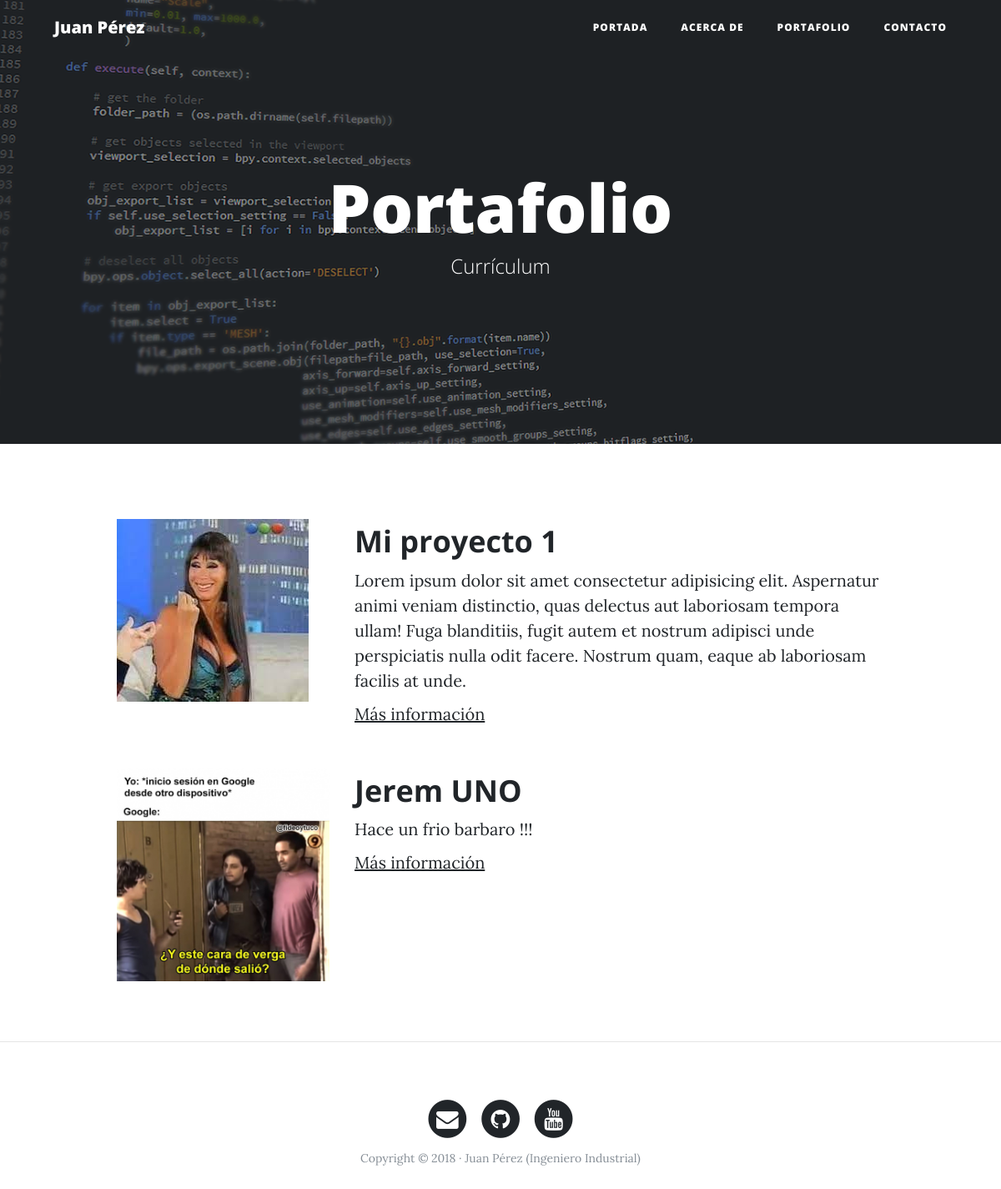
/portfolio/, run on an earlier commit of the app's database.
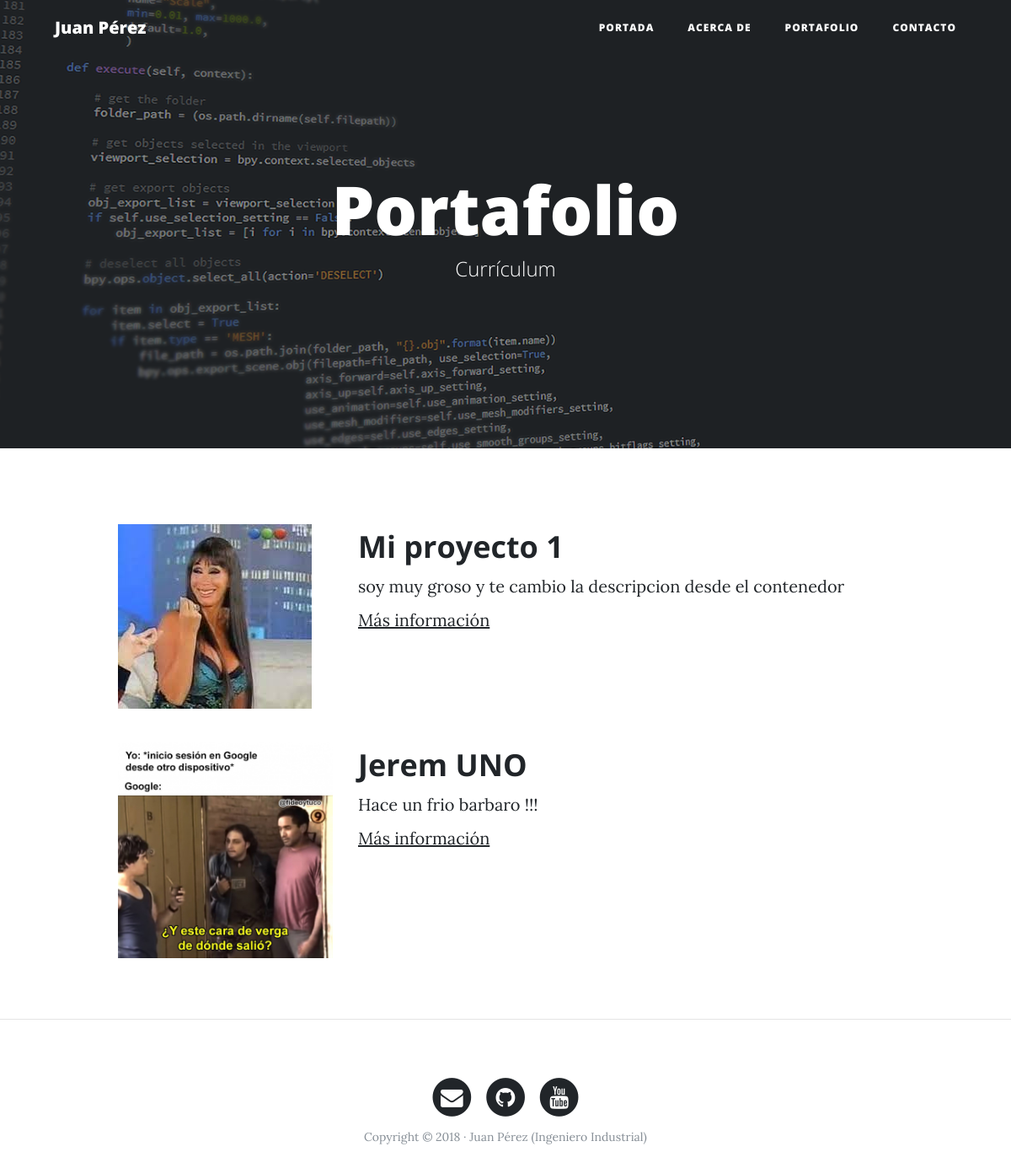
And on a later commit of the database.
### portfolio/models.py (models this page shows, shortened)
class Project(models.Model):
    title = models.CharField(verbose_name='Título', max_length=50)
    description = models.TextField(verbose_name='Descripción')
    image = models.ImageField(verbose_name='Imagen', upload_to='project')
    link = models.URLField(null=True, blank=True, verbose_name="Dirección web")
    created = models.DateTimeField(auto_now_add=True, verbose_name='Fecha de creación')
    updated = models.DateTimeField(auto_now=True, verbose_name='Fecha de modificación')
    class Meta:
        verbose_name = 'Proyecto'
        verbose_name_plural = 'Proyectos'
        ordering = ['-created']

### portfolio/views.py (the view)
# urls.py: path('portfolio/', portfolio, name='portfolio'),
def portfolio(request):
    todos_los_proyectos =  Project.objects.all()
    return render(request, 'portfolio/portfolio.html', {'projects': todos_los_proyectos})

### portfolio/templates/portfolio/portfolio.html (shortened to what this page needs)
{% extends "core/base.html" %}
{% load static %}
{% block header %}
    <h1>Portafolio</h1>
    <span class="subheading">Currículum</span>
{% endblock header %}
{% block backgroundimage %}{% static 'core/img/portfolio-bg.png' %}{% endblock backgroundimage %}
{% block content %}
{% for project in projects %}
    <div class="row project">
        <div class="col-lg-3 col-md-4 offset-lg-1">
                <img class="img-fluid" src={{ project.image.url }} alt="">
        </div>
        <div class="col-lg-7 col-md-8">
            <h2 class="section-heading title">{{ project.title }}</h2>
            <p>{{ project.description }}</p>
            {% if project.link %}
                <p><a href="{{ project.link }}">Más información</a></p>
            {% endif %}
        </div>
    </div>
{% endfor %}
{% endblock content %}

### core/templates/core/base.html (shortened to what this page needs)
<!DOCTYPE html>
<html lang="es">
  <head>
		{% load static %}
    <link href="{% static 'core/vendor/bootstrap/css/bootstrap.min.css' %}" rel="stylesheet">
    <link href="{% static 'core/vendor/font-awesome/css/font-awesome.min.css' %}" rel="stylesheet" type="text/css">
    <link href="{% static 'core/css/clean-blog.min.css' %}" rel="stylesheet">
  </head>
  <body>
    <nav class="navbar navbar-expand-lg navbar-light fixed-top" id="mainNav">
      <div class="container">
        <a class="navbar-brand" href="{% url 'home' %}">Juan Pérez</a>
        <div class="collapse navbar-collapse" id="navbarResponsive">
          <ul class="navbar-nav ml-auto">
            <li class="nav-item">
              <a class="nav-link" href="{% url 'home' %}">Portada</a>
            </li>
            <li class="nav-item">
              <a class="nav-link" href="{% url 'about' %}">Acerca de</a>
            </li>
            <li class="nav-item">
              <a class="nav-link" href="{% url 'portfolio' %}">Portafolio</a>
            </li>
            <li class="nav-item">
              <a class="nav-link" href="{% url 'contact' %}">Contacto</a>
            </li>
          </ul>
        </div>
      </div>
    </nav>
    <header class="masthead" style="background-image: url('{% block backgroundimage %}{% endblock backgroundimage %}')">
      <div class="overlay"></div>
      <div class="container">
        <div class="row">
          <div class="col-lg-8 col-md-10 mx-auto">
            <div class="site-heading">
            {% block header %}
            {% endblock header %}
            </div>
          </div>
        </div>
      </div>
    </header>
    <div class="container">
      {% block content %}
      {% endblock content %}
    </div>
    {% if request.path != '/'%}
      <hr>
    {% endif %}
    <footer>
      <div class="container">
        <div class="row">
          <div class="col-lg-8 col-md-10 mx-auto">
            <ul class="list-inline text-center">
              <li class="list-inline-item">
                <a href="#">
                  <span class="fa-stack fa-lg">
                    <i class="fa fa-circle fa-stack-2x"></i>
                    <i class="fa fa-envelope fa-stack-1x fa-inverse"></i>
                  </span>
                </a>
              </li>
              <li class="list-inline-item">
                <a href="#">
                  <span class="fa-stack fa-lg">
                    <i class="fa fa-circle fa-stack-2x"></i>
                    <i class="fa fa-github fa-stack-1x fa-inverse"></i>
                  </span>
                </a>
              </li>
              <li class="list-inline-item">
                <a href="#">
                  <span class="fa-stack fa-lg">
                    <i class="fa fa-circle fa-stack-2x"></i>
                    <i class="fa fa-youtube fa-stack-1x fa-inverse"></i>
                  </span>
                </a>
              </li>
            </ul>
            <p class="copyright text-muted">Copyright &copy; 2018 · Juan Pérez (Ingeniero Industrial) </p>
          </div>
        </div>
      </div>
    </footer>
  </body>
</html>

What changed in the data, as far as the page shows it:
changed Project "Mi proyecto 1": description "Lorem ipsum dolor sit amet consectetur adipisicing elit. Aspernatur animi veniam distinctio, quas delectus aut laboriosam tempora ullam! Fuga blanditiis, fugit autem et nostrum adipisci unde perspiciatis nulla odit facere. Nostrum quam, eaque ab laboriosam facilis at unde." → "soy muy groso y te cambio la descripcion desde el contenedor"
